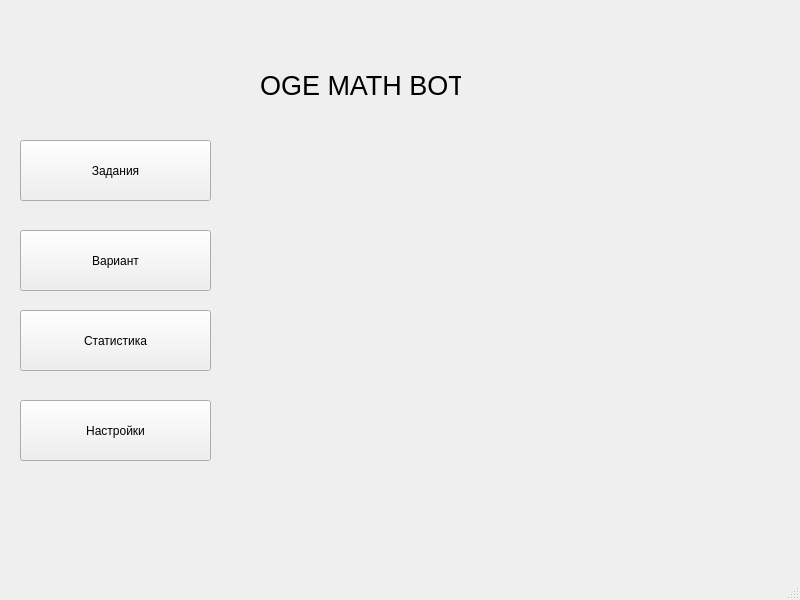
<?xml version="1.0" encoding="UTF-8"?>
<ui version="4.0">
 <class>MainWindow</class>
 <widget class="QMainWindow" name="MainWindow">
  <property name="geometry">
   <rect>
    <x>0</x>
    <y>0</y>
    <width>800</width>
    <height>600</height>
   </rect>
  </property>
  <property name="windowTitle">
   <string>MainWindow</string>
  </property>
  <widget class="QWidget" name="centralwidget">
   <widget class="QLabel" name="label">
    <property name="geometry">
     <rect>
      <x>260</x>
      <y>20</y>
      <width>201</width>
      <height>131</height>
     </rect>
    </property>
    <property name="font">
     <font>
      <pointsize>20</pointsize>
     </font>
    </property>
    <property name="text">
     <string>OGE MATH BOT</string>
    </property>
   </widget>
   <widget class="QPushButton" name="pushButton">
    <property name="geometry">
     <rect>
      <x>20</x>
      <y>140</y>
      <width>191</width>
      <height>61</height>
     </rect>
    </property>
    <property name="text">
     <string>Задания</string>
    </property>
   </widget>
   <widget class="QPushButton" name="pushButton_2">
    <property name="geometry">
     <rect>
      <x>20</x>
      <y>230</y>
      <width>191</width>
      <height>61</height>
     </rect>
    </property>
    <property name="text">
     <string>Вариант</string>
    </property>
   </widget>
   <widget class="QPushButton" name="pushButton_3">
    <property name="geometry">
     <rect>
      <x>20</x>
      <y>400</y>
      <width>191</width>
      <height>61</height>
     </rect>
    </property>
    <property name="text">
     <string>Настройки</string>
    </property>
   </widget>
   <widget class="QPushButton" name="pushButton_4">
    <property name="geometry">
     <rect>
      <x>20</x>
      <y>310</y>
      <width>191</width>
      <height>61</height>
     </rect>
    </property>
    <property name="text">
     <string>Статистика</string>
    </property>
   </widget>
  </widget>
  <widget class="QMenuBar" name="menubar">
   <property name="geometry">
    <rect>
     <x>0</x>
     <y>0</y>
     <width>800</width>
     <height>21</height>
    </rect>
   </property>
  </widget>
  <widget class="QStatusBar" name="statusbar"/>
 </widget>
 <resources/>
 <connections/>
</ui>
